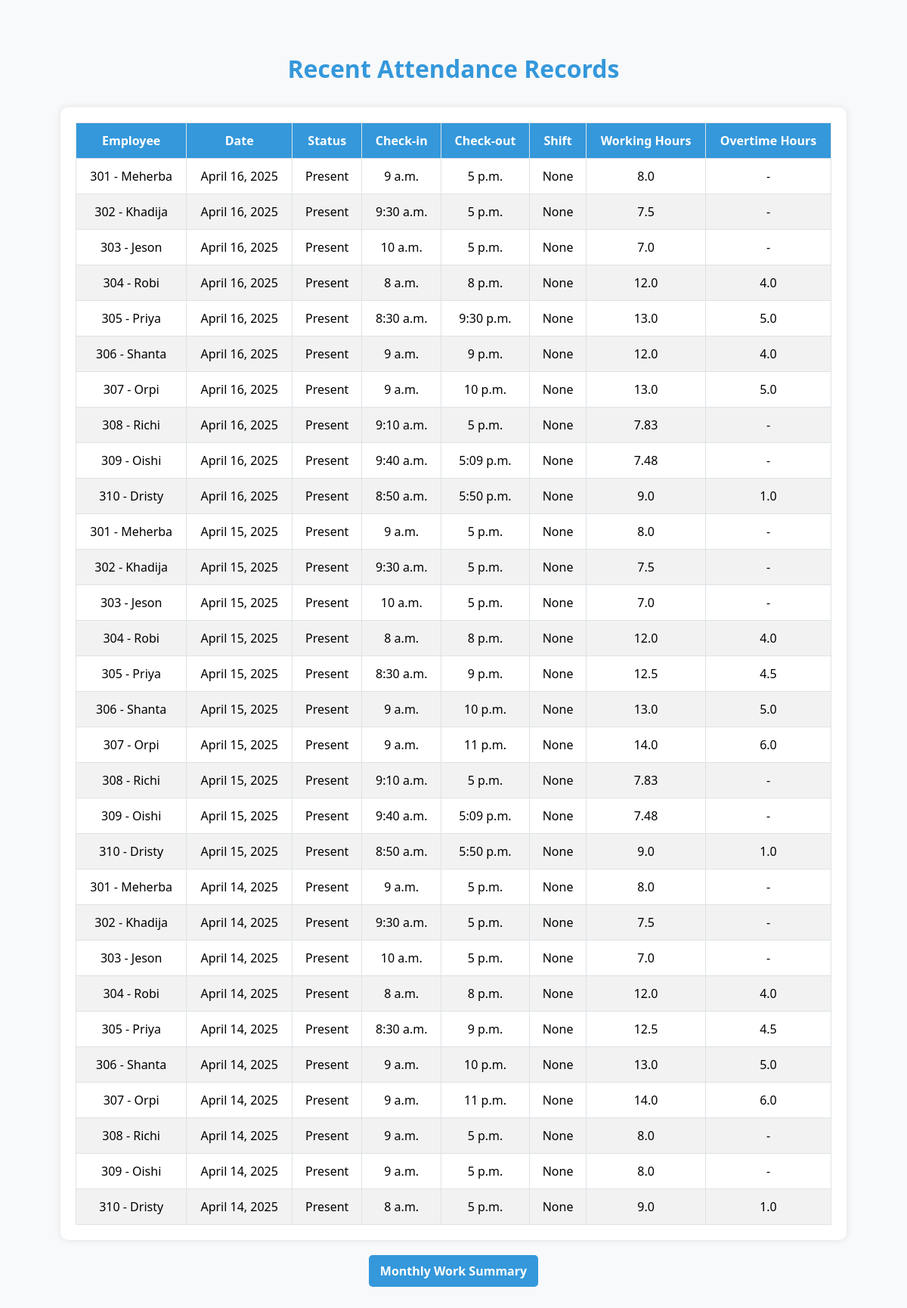
The page /attendance/ on the database its author committed.
### attendance/models.py (models this page shows, shortened)
class Attendance(models.Model):
    STATUS_CHOICES = [
        ('Present', 'Present'),
        ('Absent', 'Absent'),
        ('Leave', 'Leave'),
    ]
    employee = models.ForeignKey(Employee, on_delete=models.CASCADE)
    date = models.DateField()
    check_in = models.TimeField(null=True, blank=True)
    check_out = models.TimeField(null=True, blank=True)
    status = models.CharField(max_length=10, choices=STATUS_CHOICES, default='Present')
    shift = models.ForeignKey(Shift, on_delete=models.SET_NULL, null=True)
    working_hours = models.FloatField(null=True, blank=True)
    overtime_hours = models.FloatField(null=True, blank=True)
    class Meta:
        unique_together = ('employee', 'date')

class Employee(models.Model):
    employee_id = models.CharField(max_length=10, unique=True)
    user = models.OneToOneField(User, on_delete=models.CASCADE)
    email = models.EmailField(unique=True)
    phone_number = models.CharField(max_length=15, null=True, blank=True)
    department = models.ForeignKey(Department, on_delete=models.SET_NULL, null=True)
    join_date = models.DateField()
    position = models.CharField(max_length=100)
    def __str__(self):
        return f"{self.employee_id} - {self.user.username}"

### attendance/views.py (the view)
# urls.py: path('attendance/', views.attendance_list, name='attendance_list'),
def attendance_list(request):
    attendances = Attendance.objects.all().order_by('-date')[:50]
    return render(request, 'attendance_list.html', {'attendances': attendances})

### templates/attendance_list.html (shortened to what this page needs)
<!DOCTYPE html>
<html lang="en">
<head>
</head>
<body>
    <h1>Recent Attendance Records</h1>
    <div class="table-container">
        <table>
            <thead>
                <tr>
                    <th>Employee</th>
                    <th>Date</th>
                    <th>Status</th>
                    <th>Check-in</th>
                    <th>Check-out</th>
                    <th>Shift</th>
                    <th>Working Hours</th>
                    <th>Overtime Hours</th>
                </tr>
            </thead>
            <tbody>
                {% for att in attendances %}
                <tr>
                    <td>{{ att.employee}}</td>
                    <td>{{ att.date }}</td>
                    <td>{{ att.status }}</td>
                    <td>{{ att.check_in }}</td>
                    <td>{{ att.check_out }}</td>
                    <td>{{ att.shift }}</td>
                    <td>{{ att.working_hours|default:"-" }}</td>
                    <td>{{ att.overtime_hours|default:"-" }}</td>
                </tr>
                {% endfor %}
            </tbody>
        </table>
    </div>
    <section>
      <div>
        <a href="{% url 'monthly_summary' %}" class="btn-upload">Monthly Work Summary</a>
      </div>
    </section>
</body>
</html>

### templates/attendance_list.html (style rules this page uses)
body { font-family: 'Segoe UI', Tahoma, Geneva, Verdana, sans-serif; background-color: #f8f9fa; padding: 40px; }
h1 { text-align: center; margin-bottom: 30px; color: #3498db; }
.table-container { max-width: 1000px; margin: auto; overflow-x: auto; background: #fff; padding: 20px; border-radius: 10px; box-shadow: 0px 0px 10px rgba(0, 0, 0, 0.1); }
table { width: 100%; border-collapse: collapse; min-width: 800px; }
th, td { padding: 12px 15px; border: 1px solid #dee2e6; text-align: center; }
th { background-color: #3498db; color: white; }
tr:nth-child(even) { background-color: #f2f2f2; }
.btn-upload { display: block; background-color: #3498db; color: white; padding: 10px 15px; text-decoration: none; border-radius: 5px; font-weight: bold; width: fit-content; margin: 20px auto; text-align: center; }

### rows shown on the page
Attendance: employee "301 - Meherba", date "April 16, 2025", status "Present", check_in "9 a.m.", check_out "5 p.m.", shift "None", working_hours "8.0", overtime_hours "-"
Attendance: employee "302 - Khadija", date "April 16, 2025", status "Present", check_in "9:30 a.m.", check_out "5 p.m.", shift "None", working_hours "7.5", overtime_hours "-"
Attendance: employee "303 - Jeson", date "April 16, 2025", status "Present", check_in "10 a.m.", check_out "5 p.m.", shift "None", working_hours "7.0", overtime_hours "-"
Attendance: employee "304 - Robi", date "April 16, 2025", status "Present", check_in "8 a.m.", check_out "8 p.m.", shift "None", working_hours "12.0", overtime_hours "4.0"
Attendance: employee "305 - Priya", date "April 16, 2025", status "Present", check_in "8:30 a.m.", check_out "9:30 p.m.", shift "None", working_hours "13.0", overtime_hours "5.0"
Attendance: employee "306 - Shanta", date "April 16, 2025", status "Present", check_in "9 a.m.", check_out "9 p.m.", shift "None", working_hours "12.0", overtime_hours "4.0"
Attendance: employee "307 - Orpi", date "April 16, 2025", status "Present", check_in "9 a.m.", check_out "10 p.m.", shift "None", working_hours "13.0", overtime_hours "5.0"
Attendance: employee "308 - Richi", date "April 16, 2025", status "Present", check_in "9:10 a.m.", check_out "5 p.m.", shift "None", working_hours "7.83", overtime_hours "-"
Attendance: employee "309 - Oishi", date "April 16, 2025", status "Present", check_in "9:40 a.m.", check_out "5:09 p.m.", shift "None", working_hours "7.48", overtime_hours "-"
Attendance: employee "310 - Dristy", date "April 16, 2025", status "Present", check_in "8:50 a.m.", check_out "5:50 p.m.", shift "None", working_hours "9.0", overtime_hours "1.0"
Attendance: employee "301 - Meherba", date "April 15, 2025", status "Present", check_in "9 a.m.", check_out "5 p.m.", shift "None", working_hours "8.0", overtime_hours "-"
Attendance: employee "302 - Khadija", date "April 15, 2025", status "Present", check_in "9:30 a.m.", check_out "5 p.m.", shift "None", working_hours "7.5", overtime_hours "-"
Attendance: employee "303 - Jeson", date "April 15, 2025", status "Present", check_in "10 a.m.", check_out "5 p.m.", shift "None", working_hours "7.0", overtime_hours "-"
Attendance: employee "304 - Robi", date "April 15, 2025", status "Present", check_in "8 a.m.", check_out "8 p.m.", shift "None", working_hours "12.0", overtime_hours "4.0"
Attendance: employee "305 - Priya", date "April 15, 2025", status "Present", check_in "8:30 a.m.", check_out "9 p.m.", shift "None", working_hours "12.5", overtime_hours "4.5"
Attendance: employee "306 - Shanta", date "April 15, 2025", status "Present", check_in "9 a.m.", check_out "10 p.m.", shift "None", working_hours "13.0", overtime_hours "5.0"
Attendance: employee "307 - Orpi", date "April 15, 2025", status "Present", check_in "9 a.m.", check_out "11 p.m.", shift "None", working_hours "14.0", overtime_hours "6.0"
Attendance: employee "308 - Richi", date "April 15, 2025", status "Present", check_in "9:10 a.m.", check_out "5 p.m.", shift "None", working_hours "7.83", overtime_hours "-"
Attendance: employee "309 - Oishi", date "April 15, 2025", status "Present", check_in "9:40 a.m.", check_out "5:09 p.m.", shift "None", working_hours "7.48", overtime_hours "-"
Attendance: employee "310 - Dristy", date "April 15, 2025", status "Present", check_in "8:50 a.m.", check_out "5:50 p.m.", shift "None", working_hours "9.0", overtime_hours "1.0"
Attendance: employee "301 - Meherba", date "April 14, 2025", status "Present", check_in "9 a.m.", check_out "5 p.m.", shift "None", working_hours "8.0", overtime_hours "-"
Attendance: employee "302 - Khadija", date "April 14, 2025", status "Present", check_in "9:30 a.m.", check_out "5 p.m.", shift "None", working_hours "7.5", overtime_hours "-"
Attendance: employee "303 - Jeson", date "April 14, 2025", status "Present", check_in "10 a.m.", check_out "5 p.m.", shift "None", working_hours "7.0", overtime_hours "-"
Attendance: employee "304 - Robi", date "April 14, 2025", status "Present", check_in "8 a.m.", check_out "8 p.m.", shift "None", working_hours "12.0", overtime_hours "4.0"
Attendance: employee "305 - Priya", date "April 14, 2025", status "Present", check_in "8:30 a.m.", check_out "9 p.m.", shift "None", working_hours "12.5", overtime_hours "4.5"
Attendance: employee "306 - Shanta", date "April 14, 2025", status "Present", check_in "9 a.m.", check_out "10 p.m.", shift "None", working_hours "13.0", overtime_hours "5.0"
Attendance: employee "307 - Orpi", date "April 14, 2025", status "Present", check_in "9 a.m.", check_out "11 p.m.", shift "None", working_hours "14.0", overtime_hours "6.0"
Attendance: employee "308 - Richi", date "April 14, 2025", status "Present", check_in "9 a.m.", check_out "5 p.m.", shift "None", working_hours "8.0", overtime_hours "-"
Attendance: employee "309 - Oishi", date "April 14, 2025", status "Present", check_in "9 a.m.", check_out "5 p.m.", shift "None", working_hours "8.0", overtime_hours "-"
Attendance: employee "310 - Dristy", date "April 14, 2025", status "Present", check_in "8 a.m.", check_out "5 p.m.", shift "None", working_hours "9.0", overtime_hours "1.0"
